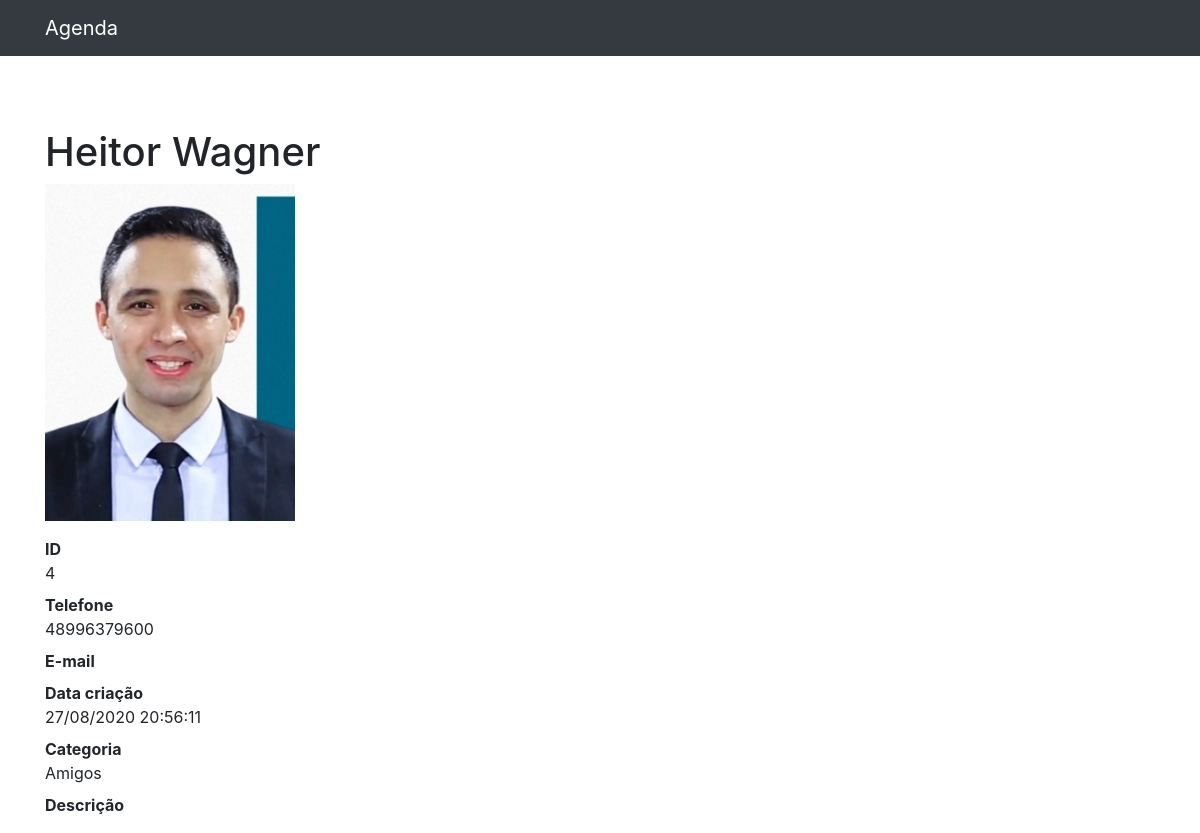
The app's page /detalhe/4 with its own data.
### contatos/models.py (models this page shows, shortened)
class Contatos (models.Model):
    nome = models.CharField(max_length=255)
    sobrenome = models.CharField(max_length=255, blank=True)
    telefone = models.CharField(max_length=20)
    email = models.CharField(max_length=255, blank=True)
    datacriacao = models.DateTimeField(default=timezone.now)
    descricao = models.CharField(max_length=255, blank=True)
    categoria = models.ForeignKey(Categoria, on_delete=models.DO_NOTHING)
    ativo = models.BooleanField(default=True)
    foto = models.ImageField(blank=True, upload_to='fotos/%Y/%m/')

class Categoria (models.Model):
    nome = models.CharField(max_length=255)
    def __str__(self):
        return self.nome

### contatos/views.py (the view)
# urls.py: path('detalhe/<int:vid>', views.detalhe, name='detalhe'),
def detalhe(request, vid):
    contato = get_object_or_404(Contatos, id=vid)
    if not contato.ativo:
        raise Http404()
    return render(request, 'contatos/detalhe.html', {
        'contato': contato
    })

### contatos/templates/contatos/detalhe.html (shortened to what this page needs)
{% extends 'base.html'%}
{%block conteudo%}
<h1 class="mt-5">{{contato.nome}} {{contato.sobrenome}}</h1>
{%if contato.foto%}
<p>
    <img src="{{contato.foto.url}}" style="max-width: 250px; height: auto;">
</p>
{%endif%}
<dl>
    <dt>ID</dt>
    <dd>{{contato.id}}</dd>
    <dt>Telefone</dt>
    <dd>{{contato.telefone}}</dd>
    <dt>E-mail</dt>
    <dt>Data criação</dt>
    <dd>{{contato.datacriacao|date:'d/m/Y H:i:s'}}</dd>
    <dt>Categoria</dt>
    <dd>{{contato.categoria}}</dd>
    <dt>Descrição</dt>
</dl>
{%endblock%}

### records on screen
Contatos: nome "Heitor", sobrenome "Wagner", foto (picture), id "4", telefone "48996379600", datacriacao "27/08/2020 20:56:11", categoria "Amigos"
